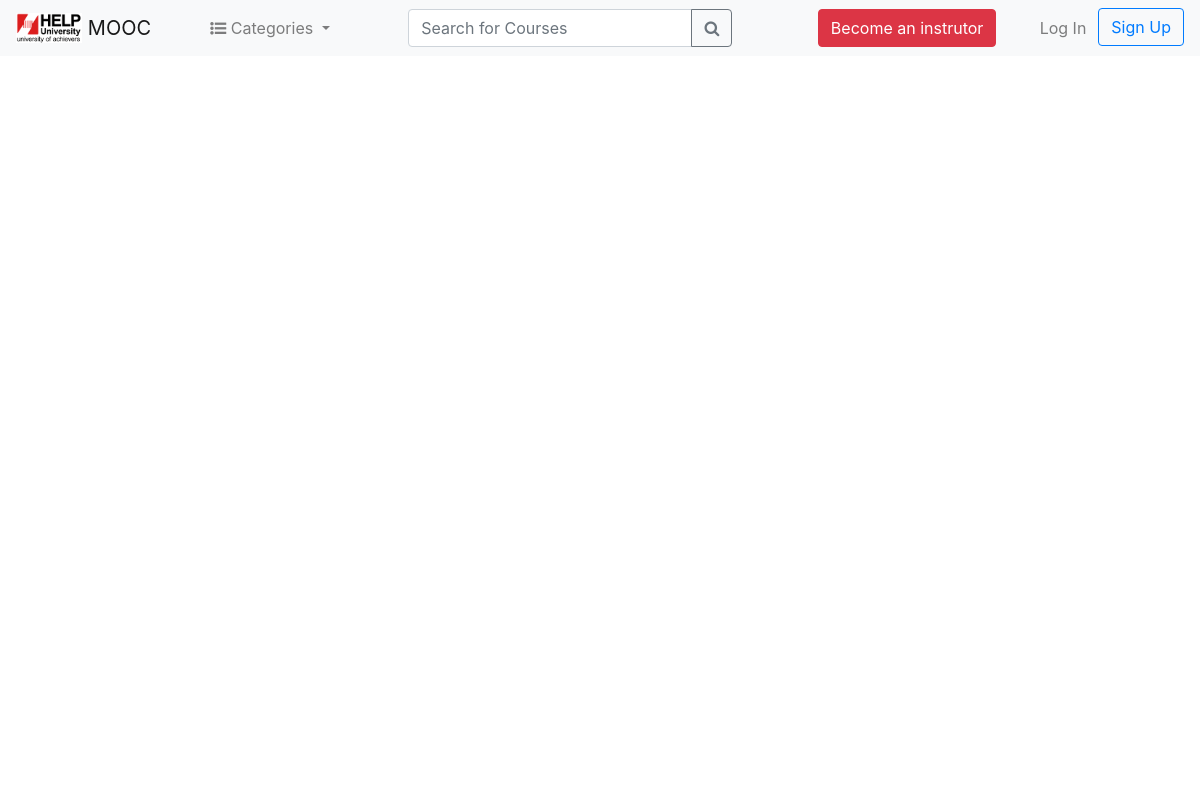
The app's page /curriculumPlayer.php?crs_UniqueID=CRS5c4eb123cbbbe9.91086078, older data.
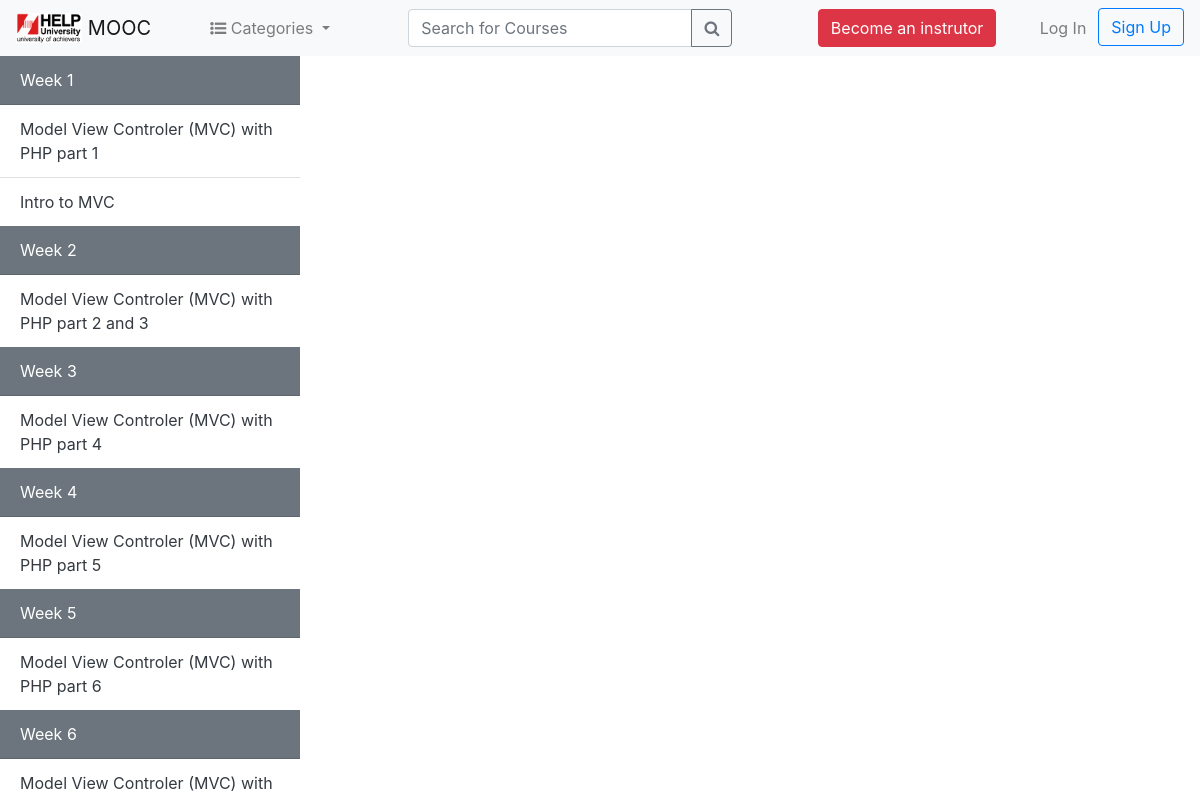
The same page, newer data.
### tables this page shows
CREATE TABLE `course_cirriculum` (
  `id` int(11) NOT NULL,
  `week_number` int(11) NOT NULL,
  `title` varchar(255) NOT NULL,
  `file_name` varchar(255) NOT NULL,
  `type` varchar(255) NOT NULL,
  `path` varchar(255) NOT NULL,
  `course_id` varchar(255) NOT NULL
);

### backend/classes/Login.php (called while the page is built, shortened)
<?php
    class Login {
        public static function isLoggedIn() {
            return false;
        }
    }
?>

### backend/classes/DB.php (called while the page is built, shortened)
<?php
    class DB {
        private static function connect() {
            $pdo = new PDO('mysql:host=127.0.0.1;dbname=help-mooc;charset=utf8', 'root', '');
            $pdo -> setAttribute(PDO::ATTR_ERRMODE, PDO::ERRMODE_EXCEPTION);
            return $pdo;
        }
        public static function query($query, $params = array()){
            $statement = self::connect()->prepare($query);
            $statement->execute($params);
            if (explode(' ', $query)[0] == 'SELECT') {
                $data = $statement->fetchAll();
                return $data;
            }
        }
    }
?>

### curriculumPlayer.php (the view, shortened to what this page needs)
<?php
  include('./backend/classes/DB.php');
  include('./backend/classes/Login.php');
  $courseID = $_GET['crs_UniqueID'];
  if (Login::isLoggedIn()) {
    $outputkey  = Login::isLoggedIn();
    list($user, $key) = explode("_", $outputkey);
    if ($user == 'STD') {
      $user_Name = DB::query('SELECT student_name FROM student WHERE std_uniquID=:outputkey', array(':outputkey'=>$outputkey))[0]['student_name'];
      include('userHeader.php');
    }
  }else {
      include('../mainHeader.php');
  }
?>
    <main role="main" class="container-fluid curriculum-player-wrapper">
        <div class="row">
            <div class="col-3 p-0 h-100">
                <div id="accordion-player">
                    <div class="card curriculum-player-card">
                        <?php
                            $courseDuration = DB::query('SELECT duration FROM course WHERE crs_uniqueID =:courseID', array(':courseID'=>$courseID))[0]['duration'];
                            for($i = 1; $i<=$courseDuration; $i++){
                        ?>
                        <div class="card-header bg-secondary">
                            <a class="card-link d-block text-white" data-toggle="collapse" href="#week<?php echo $i;?>">Week <?php echo $i;?></a>
                        </div>
                        <div id="week<?php echo $i;?>" class="collapse show">
                            <ul class="list-group list-group-flush">
                                <?php
                                    $crriculum = DB::query('SELECT * FROM course_cirriculum WHERE week_number = :id AND course_id= :courseID', array(':id'=>$i, ':courseID'=>$courseID));
                                    foreach ($crriculum as $value) {
                                ?>
                                <li class="list-group-item"><a class="curriculum-link text-dark" href="<?php echo $value['path']?>"><?php echo $value['title'];?></a></li>
                                    <?php
                                        }
                                    ?>
                            </ul>
                        </div>
                        <?php
                            }
                        ?>
                    </div>
                </div>
            </div>
            <div class="col-9 p-0">
            </div>
        </div>
    </main>
</body>
</html>

### mainHeader.php (shortened to what this page needs)
<!DOCTYPE html>
<html>
<head>
    <link href="css/bootstrap.min.css" rel="stylesheet">
    <link href="css/video-js.min.css" rel="stylesheet">
    <link rel="stylesheet" href="fonts/font-awesome/css/font-awesome.min.css">
    <link href="css/star-rating.min.css" rel="stylesheet">
    <link href="css/theme.min.css" rel="stylesheet">
    <link href="css/custom.css" rel="stylesheet">
</head>
<body>
    <header>
        <nav class="navbar navbar-expand-lg navbar-light bg-light">
            <a class="navbar-brand active" href="index.php">
                <img src="./src/images/logo/logo.png" height="30" class="d-inline-block align-top" alt="">
                MOOC
            </a>
            <div class="collapse navbar-collapse" id="navbarSupportedContent">
                <ul class="navbar-nav mx-auto">
                    <li class="nav-item dropdown">
                        <a class="nav-link dropdown-toggle" href="#" id="navbarDropdown" role="button" data-toggle="dropdown" aria-haspopup="true" aria-expanded="false">
                            <i class="fa fa-list-ul"></i>
                            Categories
                        </a>
                    </li>
                </ul>
                <ul class="navbar-nav mx-auto col-lg-4  mt-2 mt-lg-0">
                    <div class="input-group">
                      <input type="text" class="form-control" placeholder="Search for Courses" aria-label="Search for Courses" aria-describedby="button-addon2">
                      <div class="input-group-append">
                        <button class="btn btn-outline-secondary" type="button" id="button-addon2"><i class="fa fa-search"></i></button>
                      </div>
                    </div>
                </ul>
                <ul class="navbar-nav mx-auto mt-2 mt-lg-0">
                    <li class="nav-item ">
                        <a class="btn btn-danger" data-toggle="modal" href="#becomeInstructorModal">Become an instrutor <span class="sr-only">(current)</span></a>
                    </li>
                </ul>
                <ul class="nav navbar-nav pull-sm-right">
                    <li class="nav-item mr-lg-1">
                        <a class="nav-link" data-toggle="modal" href="#loginModal">Log In</a>
                    </li>
                    <li class="nav-item">
                        <a class="btn btn-outline-primary" data-toggle="modal" href="#signupModal">Sign Up</a>
                    </li>
                </ul>
            </div>
        </nav>
    </header>

### css/custom.css (style rules this page uses)
html, body { height: 100%; }
.curriculum-player-wrapper { height: calc(100% - 56px); overflow: hidden; }
.curriculum-player-wrapper .row { height: 100%; }
#accordion-player { height: 100%; }
.curriculum-player-card { border: 0; border-radius: 0; height: 100%; overflow-y: auto; }
.curriculum-player-card .card-header:first-child { border-radius: 0; }

Row changes from the older to the newer data that the page shows:
now on this page (row edited): course_cirriculum: title "Model View Controler (MVC) with PHP part 1"
now on this page (row edited): course_cirriculum: title "Intro to MVC"
now on this page (row edited): course_cirriculum: title "Model View Controler (MVC) with PHP part 2 and 3"
added course_cirriculum: title "Model View Controler (MVC) with PHP part 4"
added course_cirriculum: title "Model View Controler (MVC) with PHP part 5"
added course_cirriculum: title "Model View Controler (MVC) with PHP part 6"
added course_cirriculum: title "Model View Controler (MVC) with…"
Text that changed along with them:
new list line: "Week 1"
new list line: "Week 2"
new list line: "Week 3"
new list line: "Week 4"
new list line: "Week 5"
new list line: "Week 6"
